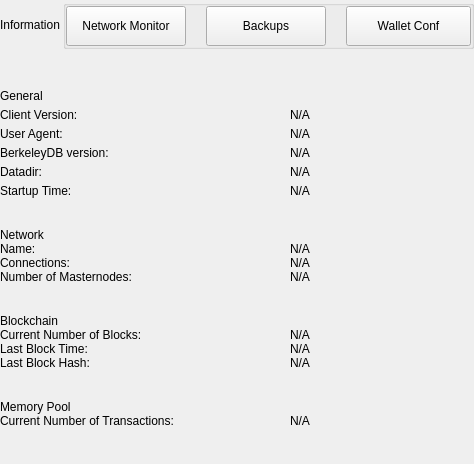
<?xml version="1.0" encoding="UTF-8"?>
<ui version="4.0">
 <class>SettingsInformationWidget</class>
 <widget class="QWidget" name="SettingsInformationWidget">
  <property name="geometry">
   <rect>
    <x>0</x>
    <y>0</y>
    <width>474</width>
    <height>464</height>
   </rect>
  </property>
  <property name="windowTitle">
   <string>Form</string>
  </property>
  <layout class="QVBoxLayout" name="verticalLayout">
   <property name="spacing">
    <number>0</number>
   </property>
   <property name="leftMargin">
    <number>0</number>
   </property>
   <property name="topMargin">
    <number>0</number>
   </property>
   <property name="rightMargin">
    <number>0</number>
   </property>
   <property name="bottomMargin">
    <number>0</number>
   </property>
   <item>
    <widget class="QWidget" name="left" native="true">
     <layout class="QVBoxLayout" name="verticalLayout_3">
      <property name="leftMargin">
       <number>0</number>
      </property>
      <property name="topMargin">
       <number>0</number>
      </property>
      <property name="rightMargin">
       <number>0</number>
      </property>
      <property name="bottomMargin">
       <number>0</number>
      </property>
      <item>
       <layout class="QVBoxLayout" name="verticalLayout_2">
        <property name="spacing">
         <number>0</number>
        </property>
        <item>
         <layout class="QHBoxLayout" name="horizontalLayout_3">
          <property name="spacing">
           <number>0</number>
          </property>
          <item>
           <widget class="QLabel" name="labelTitle">
            <property name="text">
             <string>Information</string>
            </property>
           </widget>
          </item>
          <item>
           <spacer name="horizontalSpacer">
            <property name="orientation">
             <enum>Qt::Horizontal</enum>
            </property>
            <property name="sizeHint" stdset="0">
             <size>
              <width>40</width>
              <height>20</height>
             </size>
            </property>
           </spacer>
          </item>
          <item>
           <widget class="QGroupBox" name="groupBox">
            <property name="title">
             <string/>
            </property>
            <layout class="QHBoxLayout" name="horizontalLayout_4">
             <property name="spacing">
              <number>20</number>
             </property>
             <property name="leftMargin">
              <number>0</number>
             </property>
             <property name="topMargin">
              <number>0</number>
             </property>
             <property name="rightMargin">
              <number>0</number>
             </property>
             <property name="bottomMargin">
              <number>0</number>
             </property>
             <item>
              <widget class="QPushButton" name="pushButtonNetworkMonitor">
               <property name="minimumSize">
                <size>
                 <width>120</width>
                 <height>40</height>
                </size>
               </property>
               <property name="maximumSize">
                <size>
                 <width>16777215</width>
                 <height>40</height>
                </size>
               </property>
               <property name="focusPolicy">
                <enum>Qt::NoFocus</enum>
               </property>
               <property name="text">
                <string>Network Monitor</string>
               </property>
              </widget>
             </item>
             <item>
              <widget class="QPushButton" name="pushButtonBackups">
               <property name="minimumSize">
                <size>
                 <width>120</width>
                 <height>40</height>
                </size>
               </property>
               <property name="maximumSize">
                <size>
                 <width>120</width>
                 <height>40</height>
                </size>
               </property>
               <property name="focusPolicy">
                <enum>Qt::NoFocus</enum>
               </property>
               <property name="text">
                <string>Backups</string>
               </property>
               <property name="checkable">
                <bool>false</bool>
               </property>
               <property name="autoExclusive">
                <bool>false</bool>
               </property>
              </widget>
             </item>
             <item>
              <widget class="QPushButton" name="pushButtonFile">
               <property name="minimumSize">
                <size>
                 <width>125</width>
                 <height>40</height>
                </size>
               </property>
               <property name="maximumSize">
                <size>
                 <width>125</width>
                 <height>40</height>
                </size>
               </property>
               <property name="focusPolicy">
                <enum>Qt::NoFocus</enum>
               </property>
               <property name="text">
                <string>Wallet Conf</string>
               </property>
               <property name="checkable">
                <bool>false</bool>
               </property>
               <property name="checked">
                <bool>false</bool>
               </property>
               <property name="autoExclusive">
                <bool>false</bool>
               </property>
              </widget>
             </item>
            </layout>
           </widget>
          </item>
         </layout>
        </item>
        <item>
         <spacer name="verticalSpacer_2">
          <property name="orientation">
           <enum>Qt::Vertical</enum>
          </property>
          <property name="sizeType">
           <enum>QSizePolicy::Fixed</enum>
          </property>
          <property name="sizeHint" stdset="0">
           <size>
            <width>20</width>
            <height>40</height>
           </size>
          </property>
         </spacer>
        </item>
        <item>
         <widget class="QWidget" name="layoutOptions1" native="true">
          <layout class="QVBoxLayout" name="verticalLayout_9">
           <property name="spacing">
            <number>5</number>
           </property>
           <property name="leftMargin">
            <number>0</number>
           </property>
           <property name="topMargin">
            <number>0</number>
           </property>
           <property name="rightMargin">
            <number>0</number>
           </property>
           <property name="bottomMargin">
            <number>10</number>
           </property>
           <item>
            <widget class="QLabel" name="labelTitleGeneral">
             <property name="text">
              <string>General</string>
             </property>
            </widget>
           </item>
           <item>
            <layout class="QHBoxLayout" name="horizontalLayout" stretch="0,1">
             <property name="spacing">
              <number>0</number>
             </property>
             <item>
              <widget class="QLabel" name="labelTitleClient">
               <property name="minimumSize">
                <size>
                 <width>290</width>
                 <height>0</height>
                </size>
               </property>
               <property name="maximumSize">
                <size>
                 <width>290</width>
                 <height>16777215</height>
                </size>
               </property>
               <property name="text">
                <string>Client Version:</string>
               </property>
              </widget>
             </item>
             <item>
              <widget class="QLabel" name="labelInfoClient">
               <property name="cursor">
                <cursorShape>IBeamCursor</cursorShape>
               </property>
               <property name="textInteractionFlags">
                <set>Qt::LinksAccessibleByMouse|Qt::TextSelectableByKeyboard|Qt::TextSelectableByMouse</set>
               </property>
               <property name="text">
                <string notr="true">N/A</string>
               </property>
              </widget>
             </item>
            </layout>
           </item>
           <item>
            <layout class="QHBoxLayout" name="horizontalAgent" stretch="0,1">
             <property name="spacing">
              <number>0</number>
             </property>
             <item>
              <widget class="QLabel" name="labelTitleAgent">
               <property name="minimumSize">
                <size>
                 <width>290</width>
                 <height>0</height>
                </size>
               </property>
               <property name="maximumSize">
                <size>
                 <width>290</width>
                 <height>16777215</height>
                </size>
               </property>
               <property name="text">
                <string>User Agent:</string>
               </property>
              </widget>
             </item>
             <item>
              <widget class="QLabel" name="labelInfoAgent">
               <property name="cursor">
                <cursorShape>IBeamCursor</cursorShape>
               </property>
               <property name="textInteractionFlags">
                <set>Qt::LinksAccessibleByMouse|Qt::TextSelectableByKeyboard|Qt::TextSelectableByMouse</set>
               </property>
               <property name="text">
                <string notr="true">N/A</string>
               </property>
              </widget>
             </item>
            </layout>
           </item>
           <item>
            <layout class="QHBoxLayout" name="horizontalBerkely" stretch="0,1">
             <property name="spacing">
              <number>0</number>
             </property>
             <item>
              <widget class="QLabel" name="labelTitleBerkeley">
               <property name="minimumSize">
                <size>
                 <width>290</width>
                 <height>0</height>
                </size>
               </property>
               <property name="maximumSize">
                <size>
                 <width>290</width>
                 <height>16777215</height>
                </size>
               </property>
               <property name="text">
                <string>BerkeleyDB version:</string>
               </property>
              </widget>
             </item>
             <item>
              <widget class="QLabel" name="labelInfoBerkeley">
               <property name="cursor">
                <cursorShape>IBeamCursor</cursorShape>
               </property>
               <property name="textInteractionFlags">
                <set>Qt::LinksAccessibleByMouse|Qt::TextSelectableByKeyboard|Qt::TextSelectableByMouse</set>
               </property>
               <property name="text">
                <string notr="true">N/A</string>
               </property>
              </widget>
             </item>
            </layout>
           </item>
           <item>
            <layout class="QHBoxLayout" name="horizontalDataDir" stretch="0,1">
             <property name="spacing">
              <number>0</number>
             </property>
             <item>
              <widget class="QLabel" name="labelTitleDataDir">
               <property name="minimumSize">
                <size>
                 <width>290</width>
                 <height>0</height>
                </size>
               </property>
               <property name="maximumSize">
                <size>
                 <width>290</width>
                 <height>16777215</height>
                </size>
               </property>
               <property name="text">
                <string>Datadir:</string>
               </property>
              </widget>
             </item>
             <item>
              <widget class="QLabel" name="labelInfoDataDir">
               <property name="cursor">
                <cursorShape>IBeamCursor</cursorShape>
               </property>
               <property name="textInteractionFlags">
                <set>Qt::LinksAccessibleByMouse|Qt::TextSelectableByKeyboard|Qt::TextSelectableByMouse</set>
               </property>
               <property name="text">
                <string notr="true">N/A</string>
               </property>
               <property name="wordWrap">
                <bool>true</bool>
               </property>
              </widget>
             </item>
            </layout>
           </item>
           <item>
            <layout class="QHBoxLayout" name="horizontalTime" stretch="0,1">
             <property name="spacing">
              <number>0</number>
             </property>
             <item>
              <widget class="QLabel" name="labelTitleTime">
               <property name="minimumSize">
                <size>
                 <width>290</width>
                 <height>0</height>
                </size>
               </property>
               <property name="maximumSize">
                <size>
                 <width>290</width>
                 <height>16777215</height>
                </size>
               </property>
               <property name="text">
                <string>Startup Time:</string>
               </property>
              </widget>
             </item>
             <item>
              <widget class="QLabel" name="labelInfoTime">
               <property name="cursor">
                <cursorShape>IBeamCursor</cursorShape>
               </property>
               <property name="textInteractionFlags">
                <set>Qt::LinksAccessibleByMouse|Qt::TextSelectableByKeyboard|Qt::TextSelectableByMouse</set>
               </property>
               <property name="text">
                <string notr="true">N/A</string>
               </property>
              </widget>
             </item>
            </layout>
           </item>
          </layout>
         </widget>
        </item>
        <item>
         <spacer name="verticalSpacer_3">
          <property name="orientation">
           <enum>Qt::Vertical</enum>
          </property>
          <property name="sizeType">
           <enum>QSizePolicy::Minimum</enum>
          </property>
          <property name="sizeHint" stdset="0">
           <size>
            <width>20</width>
            <height>20</height>
           </size>
          </property>
         </spacer>
        </item>
        <item>
         <widget class="QLabel" name="labelTitleNetwork">
          <property name="text">
           <string>Network</string>
          </property>
         </widget>
        </item>
        <item>
         <layout class="QHBoxLayout" name="horizontalName" stretch="0,1">
          <property name="spacing">
           <number>0</number>
          </property>
          <item>
           <widget class="QLabel" name="labelTitleName">
            <property name="minimumSize">
             <size>
              <width>290</width>
              <height>0</height>
             </size>
            </property>
            <property name="maximumSize">
             <size>
              <width>290</width>
              <height>16777215</height>
             </size>
            </property>
            <property name="text">
             <string>Name:</string>
            </property>
           </widget>
          </item>
          <item>
           <widget class="QLabel" name="labelInfoName">
            <property name="cursor">
             <cursorShape>IBeamCursor</cursorShape>
            </property>
            <property name="textInteractionFlags">
             <set>Qt::LinksAccessibleByMouse|Qt::TextSelectableByKeyboard|Qt::TextSelectableByMouse</set>
            </property>
            <property name="text">
             <string notr="true">N/A</string>
            </property>
           </widget>
          </item>
         </layout>
        </item>
        <item>
         <layout class="QHBoxLayout" name="horizontalConnections" stretch="0,1">
          <property name="spacing">
           <number>0</number>
          </property>
          <item>
           <widget class="QLabel" name="labelTitleConnections">
            <property name="minimumSize">
             <size>
              <width>290</width>
              <height>0</height>
             </size>
            </property>
            <property name="maximumSize">
             <size>
              <width>290</width>
              <height>16777215</height>
             </size>
            </property>
            <property name="text">
             <string>Connections:</string>
            </property>
           </widget>
          </item>
          <item>
           <widget class="QLabel" name="labelInfoConnections">
            <property name="cursor">
             <cursorShape>IBeamCursor</cursorShape>
            </property>
            <property name="textInteractionFlags">
             <set>Qt::LinksAccessibleByMouse|Qt::TextSelectableByKeyboard|Qt::TextSelectableByMouse</set>
            </property>
            <property name="text">
             <string notr="true">N/A</string>
            </property>
           </widget>
          </item>
         </layout>
        </item>
        <item>
         <widget class="QWidget" name="layoutOptions2" native="true">
          <layout class="QHBoxLayout" name="horizontalMasternodes" stretch="0,1">
           <property name="spacing">
             <number>0</number>
           </property>
           <property name="leftMargin">
            <number>0</number>
           </property>
           <property name="topMargin">
            <number>0</number>
           </property>
           <property name="rightMargin">
            <number>0</number>
           </property>
           <property name="bottomMargin">
            <number>10</number>
           </property>
           <item>
            <widget class="QLabel" name="labelTitleMasternodes">
             <property name="minimumSize">
              <size>
               <width>290</width>
               <height>0</height>
              </size>
             </property>
             <property name="maximumSize">
              <size>
               <width>290</width>
               <height>16777215</height>
              </size>
             </property>
             <property name="text">
              <string>Number of Masternodes:</string>
             </property>
            </widget>
           </item>
           <item>
            <widget class="QLabel" name="labelInfoMasternodes">
             <property name="cursor">
              <cursorShape>IBeamCursor</cursorShape>
             </property>
             <property name="textInteractionFlags">
              <set>Qt::LinksAccessibleByMouse|Qt::TextSelectableByKeyboard|Qt::TextSelectableByMouse</set>
             </property>
             <property name="text">
              <string notr="true">N/A</string>
             </property>
            </widget>
           </item>
          </layout>
         </widget>
        </item>
        <item>
         <spacer name="verticalSpacer_4">
          <property name="orientation">
           <enum>Qt::Vertical</enum>
          </property>
          <property name="sizeType">
           <enum>QSizePolicy::Minimum</enum>
          </property>
          <property name="sizeHint" stdset="0">
           <size>
            <width>20</width>
            <height>20</height>
           </size>
          </property>
         </spacer>
        </item>
        <item>
         <widget class="QLabel" name="labelTitleBlockchain">
          <property name="text">
           <string>Blockchain</string>
          </property>
         </widget>
        </item>
        <item>
         <layout class="QHBoxLayout" name="horizontalBlockNumber" stretch="0,1">
          <property name="spacing">
           <number>0</number>
          </property>
          <item>
           <widget class="QLabel" name="labelTitleBlockNumber">
            <property name="minimumSize">
             <size>
              <width>290</width>
              <height>0</height>
             </size>
            </property>
            <property name="maximumSize">
             <size>
              <width>290</width>
              <height>16777215</height>
             </size>
            </property>
            <property name="text">
             <string>Current Number of Blocks:</string>
            </property>
           </widget>
          </item>
          <item>
           <widget class="QLabel" name="labelInfoBlockNumber">
            <property name="cursor">
             <cursorShape>IBeamCursor</cursorShape>
            </property>
            <property name="textInteractionFlags">
             <set>Qt::LinksAccessibleByMouse|Qt::TextSelectableByKeyboard|Qt::TextSelectableByMouse</set>
            </property>
            <property name="text">
             <string notr="true">N/A</string>
            </property>
           </widget>
          </item>
         </layout>
        </item>
        <item>
         <layout class="QHBoxLayout" name="horizontalBlockTime" stretch="0,1">
          <property name="spacing">
           <number>0</number>
          </property>
          <item>
           <widget class="QLabel" name="labelTitleBlockTime">
            <property name="minimumSize">
             <size>
              <width>290</width>
              <height>0</height>
             </size>
            </property>
            <property name="maximumSize">
             <size>
              <width>290</width>
              <height>16777215</height>
             </size>
            </property>
            <property name="text">
             <string>Last Block Time:</string>
            </property>
           </widget>
          </item>
          <item>
           <widget class="QLabel" name="labelInfoBlockTime">
            <property name="cursor">
             <cursorShape>IBeamCursor</cursorShape>
            </property>
            <property name="textInteractionFlags">
             <set>Qt::LinksAccessibleByMouse|Qt::TextSelectableByKeyboard|Qt::TextSelectableByMouse</set>
            </property>
            <property name="text">
             <string notr="true">N/A</string>
            </property>
           </widget>
          </item>
         </layout>
        </item>
        <item>
         <widget class="QWidget" name="layoutOptions3" native="true">
          <layout class="QHBoxLayout" name="horizontalBlockHash" stretch="0,1">
           <property name="spacing">
            <number>0</number>
           </property>
           <property name="leftMargin">
            <number>0</number>
           </property>
           <property name="topMargin">
            <number>0</number>
           </property>
           <property name="rightMargin">
            <number>0</number>
           </property>
           <property name="bottomMargin">
            <number>10</number>
           </property>
           <item>
            <widget class="QLabel" name="labelTitleBlockHash">
             <property name="minimumSize">
              <size>
               <width>290</width>
               <height>0</height>
              </size>
             </property>
             <property name="maximumSize">
              <size>
               <width>290</width>
               <height>16777215</height>
              </size>
             </property>
             <property name="text">
              <string>Last Block Hash:</string>
             </property>
            </widget>
           </item>
           <item>
            <widget class="QLabel" name="labelInfoBlockHash">
             <property name="cursor">
              <cursorShape>IBeamCursor</cursorShape>
             </property>
             <property name="textInteractionFlags">
              <set>Qt::LinksAccessibleByMouse|Qt::TextSelectableByKeyboard|Qt::TextSelectableByMouse</set>
             </property>
             <property name="text">
              <string notr="true">N/A</string>
             </property>
            </widget>
           </item>
          </layout>
         </widget>
        </item>
        <item>
         <spacer name="verticalSpacer_5">
          <property name="orientation">
           <enum>Qt::Vertical</enum>
          </property>
          <property name="sizeType">
           <enum>QSizePolicy::Fixed</enum>
          </property>
          <property name="sizeHint" stdset="0">
           <size>
            <width>20</width>
            <height>20</height>
           </size>
          </property>
         </spacer>
        </item>
        <item>
         <widget class="QLabel" name="labelTitleMemory">
          <property name="text">
           <string>Memory Pool</string>
          </property>
         </widget>
        </item>
        <item>
         <layout class="QHBoxLayout" name="horizontalNumberTransactions" stretch="0,1">
          <property name="spacing">
           <number>0</number>
          </property>
          <item>
           <widget class="QLabel" name="labelTitleNumberTransactions">
            <property name="minimumSize">
             <size>
              <width>290</width>
              <height>0</height>
             </size>
            </property>
            <property name="maximumSize">
             <size>
              <width>290</width>
              <height>16777215</height>
             </size>
            </property>
            <property name="text">
             <string>Current Number of Transactions:</string>
            </property>
           </widget>
          </item>
          <item>
           <widget class="QLabel" name="labelInfoNumberTransactions">
            <property name="text">
             <string notr="true">N/A</string>
            </property>
           </widget>
          </item>
         </layout>
        </item>
        <item>
         <spacer name="verticalSpacer">
          <property name="orientation">
           <enum>Qt::Vertical</enum>
          </property>
          <property name="sizeHint" stdset="0">
           <size>
            <width>20</width>
            <height>40</height>
           </size>
          </property>
         </spacer>
        </item>
       </layout>
      </item>
     </layout>
    </widget>
   </item>
  </layout>
 </widget>
 <resources/>
 <connections/>
</ui>
